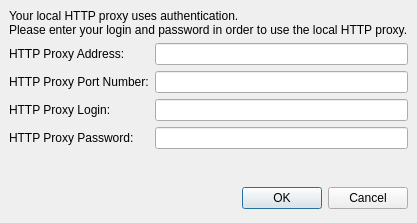
<ui version="4.0" >
 <author></author>
 <comment></comment>
 <exportmacro></exportmacro>
 <class>HttpProxyLoginWindow</class>
 <widget class="QDialog" name="HttpProxyLoginWindow" >
  <property name="geometry" >
   <rect>
    <x>0</x>
    <y>0</y>
    <width>377</width>
    <height>223</height>
   </rect>
  </property>
  <property name="windowTitle" >
   <string>WengoPhone - Local HTTP Proxy</string>
  </property>
  <layout class="QGridLayout" >
   <property name="margin" >
    <number>9</number>
   </property>
   <property name="spacing" >
    <number>6</number>
   </property>
   <item row="0" column="0" colspan="2" >
    <widget class="QLabel" name="label" >
     <property name="text" >
      <string>Your local HTTP proxy uses authentication.
Please enter your login and password in order to use the local HTTP proxy.</string>
     </property>
    </widget>
   </item>
   <item row="1" column="1" >
    <widget class="QLineEdit" name="addressLineEdit" />
   </item>
   <item row="1" column="0" >
    <widget class="QLabel" name="addressLabel" >
     <property name="text" >
      <string>HTTP Proxy Address:</string>
     </property>
    </widget>
   </item>
   <item row="2" column="1" >
    <widget class="QLineEdit" name="portLineEdit" />
   </item>
   <item row="2" column="0" >
    <widget class="QLabel" name="portLabel" >
     <property name="text" >
      <string>HTTP Proxy Port Number:</string>
     </property>
    </widget>
   </item>
   <item row="5" column="1" >
    <spacer>
     <property name="orientation" >
      <enum>Qt::Vertical</enum>
     </property>
     <property name="sizeHint" >
      <size>
       <width>20</width>
       <height>51</height>
      </size>
     </property>
    </spacer>
   </item>
   <item row="3" column="1" >
    <widget class="QLineEdit" name="loginLineEdit" />
   </item>
   <item row="3" column="0" >
    <widget class="QLabel" name="loginLabel" >
     <property name="text" >
      <string>HTTP Proxy Login:</string>
     </property>
    </widget>
   </item>
   <item row="4" column="1" >
    <widget class="QLineEdit" name="passwordLineEdit" />
   </item>
   <item row="4" column="0" >
    <widget class="QLabel" name="passwordLabel" >
     <property name="text" >
      <string>HTTP Proxy Password:</string>
     </property>
    </widget>
   </item>
   <item row="6" column="0" colspan="2" >
    <layout class="QHBoxLayout" >
     <property name="margin" >
      <number>0</number>
     </property>
     <property name="spacing" >
      <number>6</number>
     </property>
     <item>
      <spacer>
       <property name="orientation" >
        <enum>Qt::Horizontal</enum>
       </property>
       <property name="sizeHint" >
        <size>
         <width>213</width>
         <height>31</height>
        </size>
       </property>
      </spacer>
     </item>
     <item>
      <widget class="QPushButton" name="okButton" >
       <property name="text" >
        <string>OK</string>
       </property>
      </widget>
     </item>
     <item>
      <widget class="QPushButton" name="cancelButton" >
       <property name="text" >
        <string>Cancel</string>
       </property>
      </widget>
     </item>
    </layout>
   </item>
  </layout>
 </widget>
 <pixmapfunction></pixmapfunction>
 <resources>
  <include location="wengophone.qrc" />
 </resources>
 <connections>
  <connection>
   <sender>okButton</sender>
   <signal>clicked()</signal>
   <receiver>HttpProxyLoginWindow</receiver>
   <slot>accept()</slot>
   <hints>
    <hint type="sourcelabel" >
     <x>252</x>
     <y>159</y>
    </hint>
    <hint type="destinationlabel" >
     <x>196</x>
     <y>116</y>
    </hint>
   </hints>
  </connection>
  <connection>
   <sender>cancelButton</sender>
   <signal>clicked()</signal>
   <receiver>HttpProxyLoginWindow</receiver>
   <slot>reject()</slot>
   <hints>
    <hint type="sourcelabel" >
     <x>334</x>
     <y>161</y>
    </hint>
    <hint type="destinationlabel" >
     <x>304</x>
     <y>107</y>
    </hint>
   </hints>
  </connection>
 </connections>
</ui>
